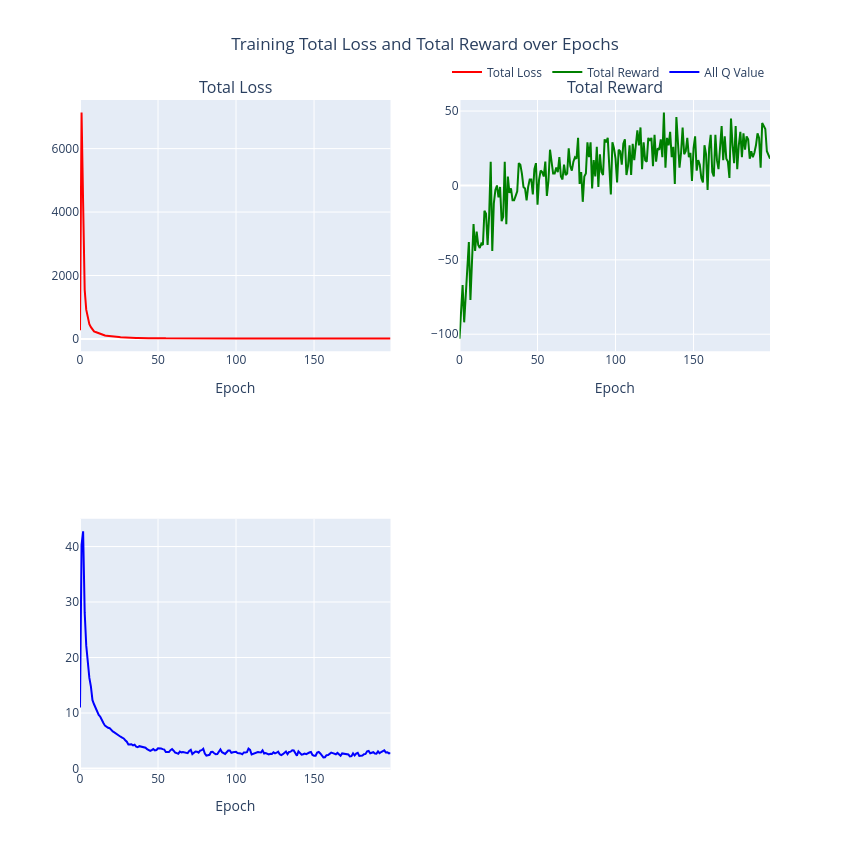

Here is the notebook cell this chart was saved with:
### Markdown cell above
### Loss and Reward Plot for DQN SPY

### Code cell
plot_loss_reward(total_losses_dqn2, total_rewards_dqn2, all_q_values_dqn2)

### Figure 1 — Plotly figure (JSON) as saved in the notebook; plotly's stock layout.template omitted (floating-point values rounded to 4 significant figures; data arrays with more than 128 entries replaced by an {"elided": "..."} marker saying what was removed)
{"data": [{"line": {"color": "red"}, "mode": "lines", "name": "Total Loss", "type": "scatter", "xaxis": "x", "y": {"elided": "200 float values"}, "yaxis": "y"}, {"line": {"color": "green"}, "mode": "lines", "name": "Total Reward", "type": "scatter", "xaxis": "x2", "y": {"elided": "200 int values"}, "yaxis": "y2"}, {"line": {"color": "blue"}, "mode": "lines", "name": "All Q Value", "type": "scatter", "xaxis": "x3", "y": {"elided": "200 float values"}, "yaxis": "y3"}], "layout": {"annotations": [{"font": {"size": 16}, "showarrow": false, "text": "Total Loss", "x": 0.225, "xanchor": "center", "xref": "paper", "y": 1, "yanchor": "bottom", "yref": "paper"}, {"font": {"size": 16}, "showarrow": false, "text": "Total Reward", "x": 0.775, "xanchor": "center", "xref": "paper", "y": 1, "yanchor": "bottom", "yref": "paper"}], "height": 850, "legend": {"orientation": "h", "x": 1, "xanchor": "right", "y": 1.02, "yanchor": "bottom"}, "showlegend": true, "title": {"text": "Training Total Loss and Total Reward over Epochs", "x": 0.5}, "width": 850, "xaxis": {"anchor": "y", "domain": [0, 0.45], "title": {"text": "Epoch"}}, "xaxis2": {"anchor": "y2", "domain": [0.55, 1], "title": {"text": "Epoch"}}, "xaxis3": {"anchor": "y3", "domain": [0, 0.45], "title": {"text": "Epoch"}}, "xaxis4": {"anchor": "y4", "domain": [0.55, 1]}, "yaxis": {"anchor": "x", "domain": [0.625, 1]}, "yaxis2": {"anchor": "x2", "domain": [0.625, 1]}, "yaxis3": {"anchor": "x3", "domain": [0, 0.375]}, "yaxis4": {"anchor": "x4", "domain": [0, 0.375]}}}
